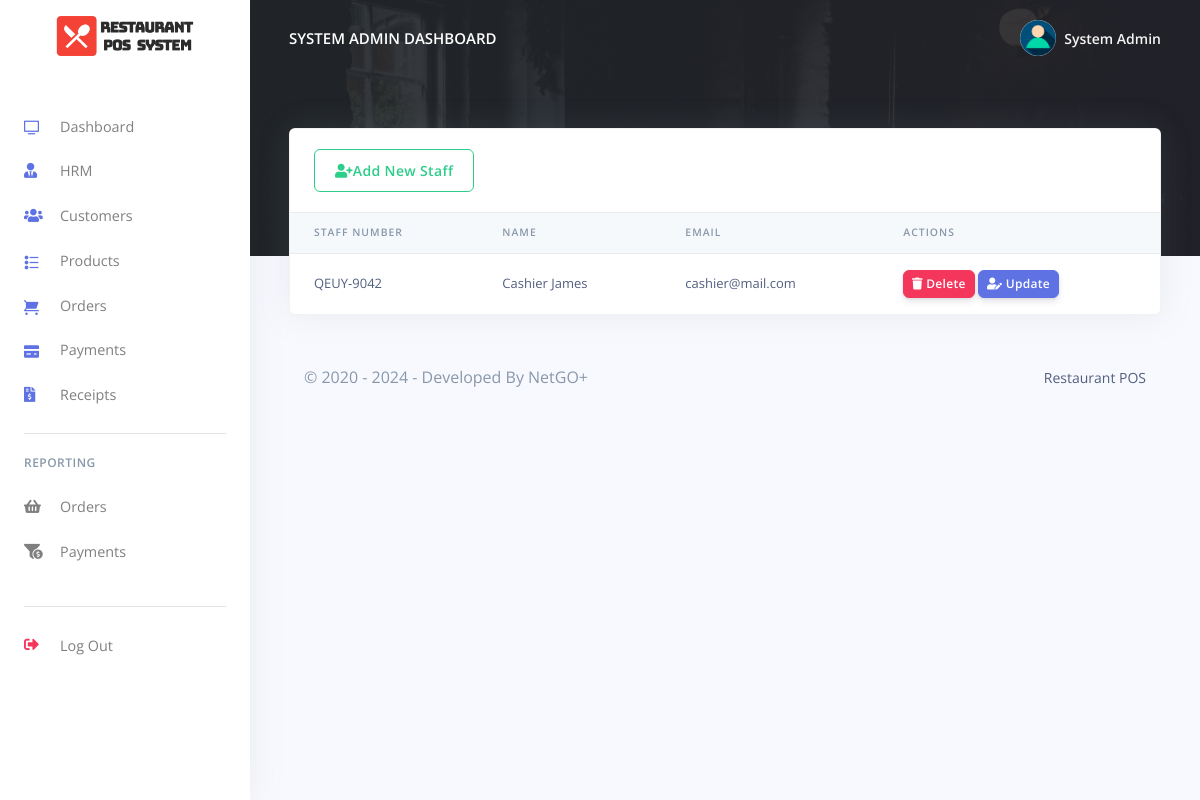
Page /pos/admin/hrm.php (signed in) on the committed database.
### tables this page shows
CREATE TABLE `rpos_admin` (
  `admin_id` varchar(200) NOT NULL,
  `admin_name` varchar(200) NOT NULL,
  `admin_email` varchar(200) NOT NULL,
  `admin_password` varchar(200) NOT NULL
);

CREATE TABLE `rpos_staff` (
  `staff_id` int(20) NOT NULL,
  `staff_name` varchar(200) NOT NULL,
  `staff_number` varchar(200) NOT NULL,
  `staff_email` varchar(200) NOT NULL,
  `staff_password` varchar(200) NOT NULL,
  `created_at` timestamp(6) NOT NULL DEFAULT current_timestamp(6) ON UPDATE current_timestamp(6)
);

### pos/admin/hrm.php (the view, shortened to what this page needs)
<?php
include('config/config.php');
require_once('partials/_head.php');
?>
<body>
  <?php
  require_once('partials/_sidebar.php');
  ?>
  <div class="main-content">
    <?php
    require_once('partials/_topnav.php');
    ?>
    <div class="container-fluid mt--8">
      <div class="row">
        <div class="col">
          <div class="card shadow">
            <div class="card-header border-0">
              <a href="add_staff.php" class="btn btn-outline-success"><i class="fas fa-user-plus"></i>Add New Staff</a>
            </div>
            <div class="table-responsive">
              <table class="table align-items-center table-flush">
                <thead class="thead-light">
                  <tr>
                    <th scope="col">Staff Number</th>
                    <th scope="col">Name</th>
                    <th scope="col">Email</th>
                    <th scope="col">Actions</th>
                  </tr>
                </thead>
                <tbody>
                  <?php
                  $ret = "SELECT * FROM  rpos_staff ";
                  $stmt = $mysqli->prepare($ret);
                  $stmt->execute();
                  $res = $stmt->get_result();
                  while ($staff = $res->fetch_object()) {
                  ?>
                    <tr>
                      <td><?php echo $staff->staff_number; ?></td>
                      <td><?php echo $staff->staff_name; ?></td>
                      <td><?php echo $staff->staff_email; ?></td>
                      <td>
                        <a href="hrm.php?delete=<?php echo $staff->staff_id; ?>">
                          <button class="btn btn-sm btn-danger">
                            <i class="fas fa-trash"></i>
                            Delete
                          </button>
                        </a>
                        <a href="update_staff.php?update=<?php echo $staff->staff_id; ?>">
                          <button class="btn btn-sm btn-primary">
                            <i class="fas fa-user-edit"></i>
                            Update
                          </button>
                        </a>
                      </td>
                    </tr>
                  <?php } ?>
                </tbody>
              </table>
            </div>
          </div>
        </div>
      </div>
      <?php
      require_once('partials/_footer.php');
      ?>
    </div>
  </div>
</body>
</html>

### pos/admin/partials/_sidebar.php (shortened to what this page needs)
<?php
$admin_id = $_SESSION['admin_id'];
$ret = "SELECT * FROM  rpos_admin  WHERE admin_id = '$admin_id'";
$stmt = $mysqli->prepare($ret);
$stmt->execute();
$res = $stmt->get_result();
while ($admin = $res->fetch_object()) {
?>
  <nav class="navbar navbar-vertical fixed-left navbar-expand-md navbar-light bg-white" id="sidenav-main">
    <div class="container-fluid">
      <a class="navbar-brand pt-0" href="dashboard.php">
        <img src="assets/img/brand/repos.png" class="navbar-brand-img" alt="...">
      </a>
      <div class="collapse navbar-collapse" id="sidenav-collapse-main">
        <ul class="navbar-nav">
          <li class="nav-item">
            <a class="nav-link" href="dashboard.php">
              <i class="ni ni-tv-2 text-primary"></i> Dashboard
            </a>
          </li>
          <li class="nav-item">
            <a class="nav-link" href="hrm.php">
              <i class="fas fa-user-tie text-primary"></i> HRM
            </a>
          </li>
          <li class="nav-item">
            <a class="nav-link" href="customes.php">
              <i class="fas fa-users text-primary"></i> Customers
            </a>
          </li>
          <li class="nav-item">
            <a class="nav-link" href="products.php">
              <i class="ni ni-bullet-list-67 text-primary"></i>Products
            </a>
          </li>
          <li class="nav-item">
            <a class="nav-link" href="orders.php">
              <i class="ni ni-cart text-primary"></i> Orders
            </a>
          </li>
          <li class="nav-item">
            <a class="nav-link" href="payments.php">
              <i class="ni ni-credit-card text-primary"></i> Payments
            </a>
          </li>
          <li class="nav-item">
            <a class="nav-link" href="receipts.php">
              <i class="fas fa-file-invoice-dollar text-primary"></i> Receipts
            </a>
          </li>
        </ul>
        <hr class="my-3">
        <h6 class="navbar-heading text-muted">Reporting</h6>
        <ul class="navbar-nav mb-md-3">
          <li class="nav-item">
            <a class="nav-link" href="orders_reports.php">
              <i class="fas fa-shopping-basket"></i> Orders
            </a>
          </li>
          <li class="nav-item">
            <a class="nav-link" href="payments_reports.php">
              <i class="fas fa-funnel-dollar"></i> Payments
            </a>
          </li>
        </ul>
        <hr class="my-3">
        <ul class="navbar-nav mb-md-3">
          <li class="nav-item">
            <a class="nav-link" href="logout.php">
              <i class="fas fa-sign-out-alt text-danger"></i> Log Out
            </a>
          </li>
        </ul>
      </div>
    </div>
  </nav>
<?php } ?>

### pos/admin/partials/_topnav.php (shortened to what this page needs)
<?php
$admin_id = $_SESSION['admin_id'];
$ret = "SELECT * FROM  rpos_admin  WHERE admin_id = '$admin_id'";
$stmt = $mysqli->prepare($ret);
$stmt->execute();
$res = $stmt->get_result();
while ($admin = $res->fetch_object()) {
?>
    <nav class="navbar navbar-top navbar-expand-md navbar-dark" id="navbar-main">
        <div class="container-fluid">
            <a class="h4 mb-0 text-white text-uppercase d-none d-lg-inline-block" href="dashboard.php"><?php echo $admin->admin_name; ?> Dashboard</a>
            <ul class="navbar-nav align-items-center d-none d-md-flex">
                <li class="nav-item dropdown">
                    <a class="nav-link pr-0" href="#" role="button" data-toggle="dropdown" aria-haspopup="true" aria-expanded="false">
                        <div class="media align-items-center">
                            <span class="avatar avatar-sm rounded-circle">
                                <img alt="Image placeholder" src="assets/img/theme/user-a-min.png">
                            </span>
                            <div class="media-body ml-2 d-none d-lg-block">
                                <span class="mb-0 text-sm  font-weight-bold"><?php echo $admin->admin_name; ?></span>
                            </div>
                        </div>
                    </a>
                </li>
            </ul>
        </div>
    </nav>
<?php } ?>

### rows in the picture
rpos_admin: admin_name "SYSTEM ADMIN", admin_name "System Admin"
rpos_staff: staff_number "QEUY-9042", staff_name "Cashier James", staff_email "cashier@mail.com"
